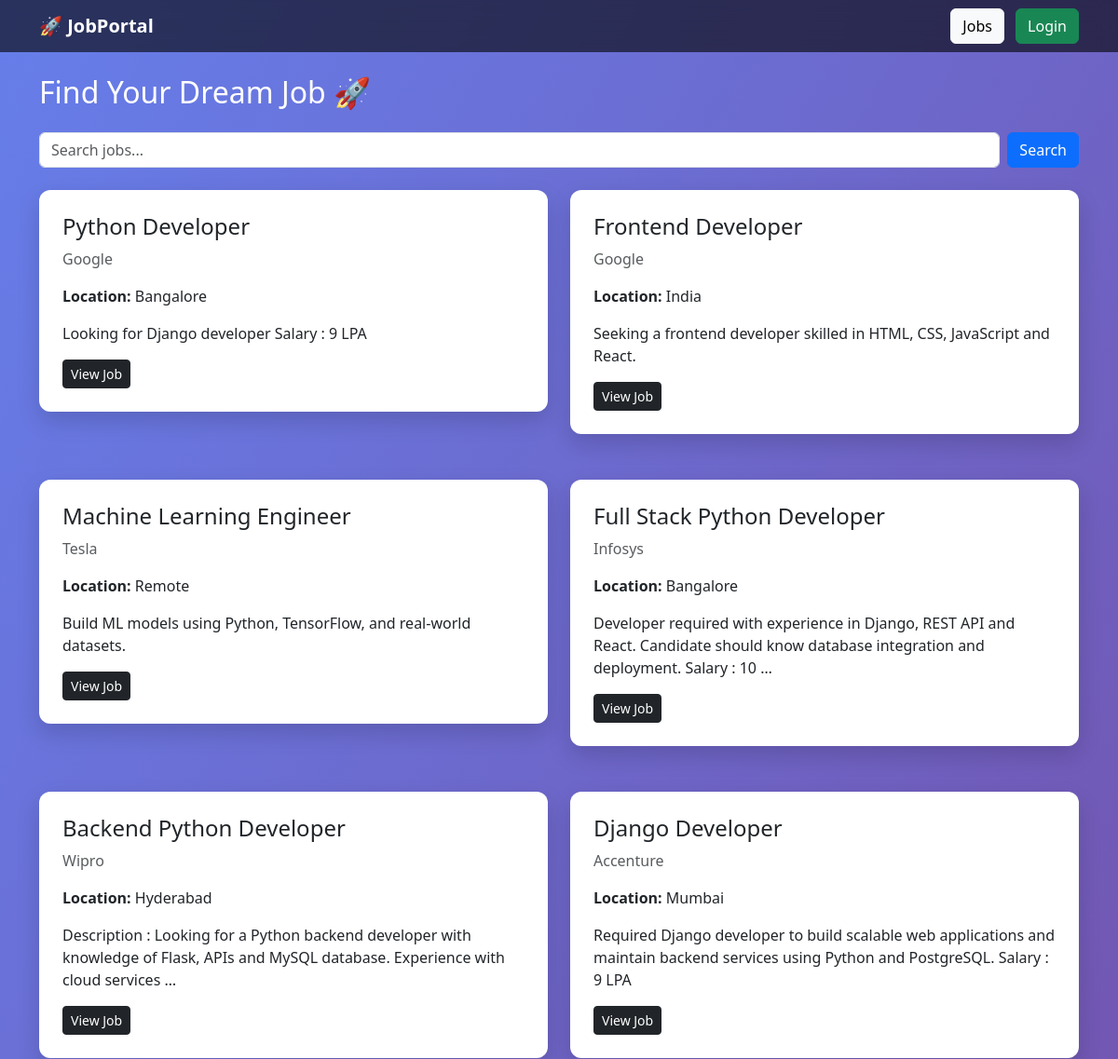
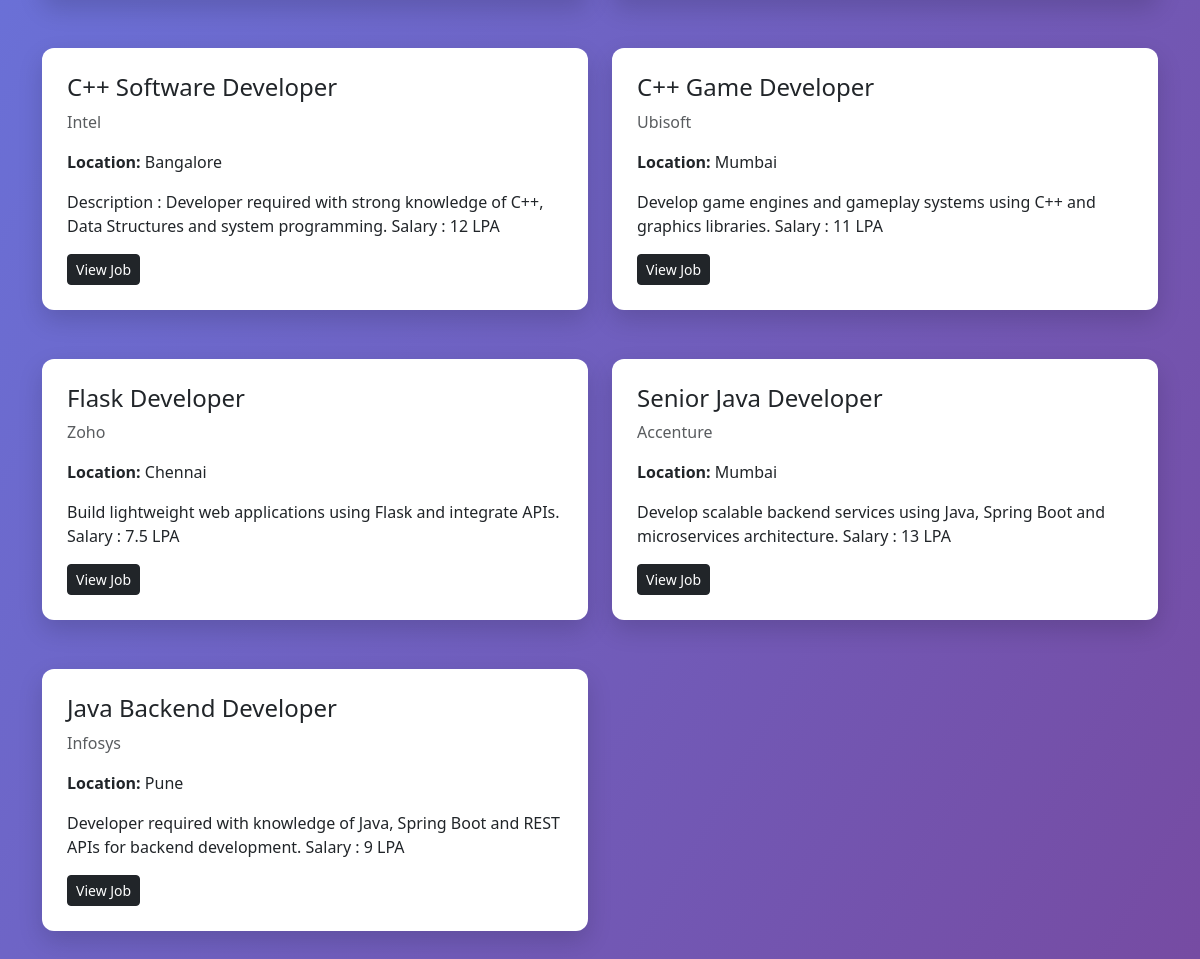
The page / on the database its author committed (2 pictures, top to bottom).
### jobs/models.py (models this page shows, shortened)
class Job(models.Model):
    title = models.CharField(max_length=200)
    company = models.CharField(max_length=200)
    location = models.CharField(max_length=200)
    description = models.TextField()
    posted_by = models.ForeignKey(User, on_delete=models.CASCADE)
    created_at = models.DateTimeField(auto_now_add=True)

### jobs/views.py (the view)
# urls.py: path('', views.job_list, name='job_list'),
def job_list(request):
    query = request.GET.get('q')
    if query:
        jobs = Job.objects.filter(title__icontains=query)
    else:
        jobs = Job.objects.all()
    return render(request, 'job_list.html', {'jobs': jobs})

### jobs/templates/job_list.html
{% extends 'base.html' %}
{% block content %}
<h2 class="text-white mb-4">Find Your Dream Job 🚀</h2>
<form method="GET" class="mb-4 d-flex">
    <input type="text" name="q" class="form-control me-2 search-bar" placeholder="Search jobs...">
    <button class="btn btn-primary">Search</button>
</form>
<div class="row">
{% for job in jobs %}
<div class="col-md-6 mb-4">
    <div class="job-card">
        <h4>{{ job.title }}</h4>
        <p class="text-muted">{{ job.company }}</p>
        <p><b>Location:</b> {{ job.location }}</p>
        <p>{{ job.description|truncatewords:20 }}</p>
        <a href="{% url 'job_detail' job.id %}" class="btn btn-dark btn-sm">
            View Job
        </a>
    </div>
</div>
{% empty %}
<p class="text-white">No jobs found 😢</p>
{% endfor %}
</div>
{% endblock %}

### jobs/templates/base.html (shortened to what this page needs)
{% load static %}
<!DOCTYPE html>
<html>
<head>
    <link rel="stylesheet" href="{% static 'css/styles.css' %}">
    <link href="https://cdn.jsdelivr.net/npm/bootstrap@5.3.2/dist/css/bootstrap.min.css" rel="stylesheet">
</head>
<body>
    <nav class="navbar navbar-expand-lg navbar-dark">
        <div class="container">
            <a class="navbar-brand fw-bold" href="/">🚀 JobPortal</a>
            <div>
                <a href="/" class="btn btn-light me-2">Jobs</a>
                {% if user.is_authenticated %}
                <a href="/dashboard/" class="btn btn-warning me-2">Dashboard</a>
                {% if user.groups.all.0.name == 'Employer' %}
                <a href="/employer-dashboard/" class="btn btn-info me-2">HR Panel</a>
                {% endif %}
                <form action="{% url 'logout' %}" method="post" style="display:inline;">
                    {% csrf_token %}
                    <button type="submit" class="btn btn-danger">Logout</button>
                </form>
                {% else %}
                <a href="{% url 'login' %}" class="btn btn-success">Login</a>
                {% endif %}
            </div>
        </div>
    </nav>
    <div class="container mt-4">
        {% block content %}
        {% endblock %}
    </div>
</body>
</html>

### jobs/static/css/styles.css (style rules this page uses)
body { font-family: 'Poppins', sans-serif; background: linear-gradient(120deg, #667eea, #764ba2); min-height: 100vh; }
.navbar { background: rgba(0, 0, 0, 0.6); backdrop-filter: blur(10px); }
.job-card { background: white; padding: 25px; border-radius: 12px; margin-bottom: 25px; box-shadow: 0 10px 25px rgba(0, 0, 0, 0.15); transition: 0.3s; }
.search-bar { padding: 12px; border-radius: 25px; border: none; width: 100%; }

### rows shown on the page
Job: title "Python Developer", company "Google", location "Bangalore", description "Looking for Django developer Salary : 9 LPA"
Job: title "Frontend Developer", company "Google", location "India", description "Seeking a frontend developer skilled in HTML, CSS, JavaScript and React."
Job: title "Machine Learning Engineer", company "Tesla", location "Remote", description "Build ML models using Python, TensorFlow, and real-world datasets."
Job: title "Full Stack Python Developer", company "Infosys", location "Bangalore", description "Developer required with experience in Django, REST API and React. Candidate should know database integration and deployment. Salary : 10 …"
Job: title "Backend Python Developer", company "Wipro", location "Hyderabad", description "Description : Looking for a Python backend developer with knowledge of Flask, APIs and MySQL database. Experience with cloud services …"
Job: title "Django Developer", company "Accenture", location "Mumbai", description "Required Django developer to build scalable web applications and maintain backend services using Python and PostgreSQL. Salary : 9 LPA"
Job: title "C++ Software Developer", company "Intel", location "Bangalore", description "Description : Developer required with strong knowledge of C++, Data Structures and system programming. Salary : 12 LPA"
Job: title "C++ Game Developer", company "Ubisoft", location "Mumbai", description "Develop game engines and gameplay systems using C++ and graphics libraries. Salary : 11 LPA"
Job: title "Flask Developer", company "Zoho", location "Chennai", description "Build lightweight web applications using Flask and integrate APIs. Salary : 7.5 LPA"
Job: title "Senior Java Developer", company "Accenture", location "Mumbai", description "Develop scalable backend services using Java, Spring Boot and microservices architecture. Salary : 13 LPA"
Job: title "Java Backend Developer", company "Infosys", location "Pune", description "Developer required with knowledge of Java, Spring Boot and REST APIs for backend development. Salary : 9 LPA"
